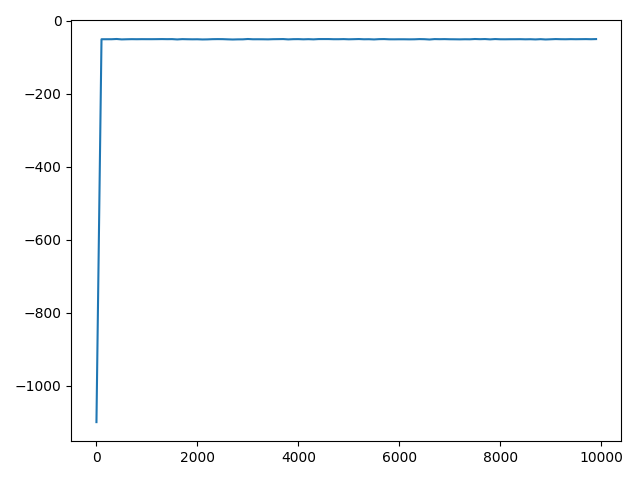

Source code (Python):
import math
import os
import random
import sys
import matplotlib.pyplot as plt
import numpy as np

ROOT = os.path.dirname(__file__)
rewards_list = []


def getInputs():
    filename = "pipe_world.txt"
    path = ROOT + "/" + filename
    if not os.path.exists(path):
        print("Please Enter Correct File name !")
        return
    maze = []
    count = 0
    start_position = []
    with open(path, "r") as f:
        for line in f.readlines():
            line = line.strip()
            # maze.append(list(map(str, line.split(" "))))
            maze.append([])
            temp = 0
            for s in line:
                maze[count].append(s)
                if s == 'S':
                    start_position.append(count)
                    start_position.append(temp)
                temp += 1
            count += 1
    feature_based_Q_Learning(maze, start_position, 0.9, 0.9, 0.9)


def feature_based_Q_Learning(maze, start_position, learning_rate, policy_randomness, future_discount):
    feature_table = np.zeros([len(maze), len(maze[0]), 4, 2])
    initFeatureTable(feature_table, maze)
    weight = [0, 0]
    for episode in range(1, 10001):
        life = True
        cur_position = [start_position[0], start_position[1]]
        if episode % 1000 == 0:
            learning_rate = updateLearnRate(learning_rate, episode)
        if episode % 200 == 0:
            policy_randomness = updatePolicyRandomness(policy_randomness, episode)
        if episode % 100 == 0:
            # evaluate the policy
            evaluate(maze, start_position, feature_table, weight)
        steps = 0
        while life:
            action = -1
            # status = "none"
            # dict = {}
            if np.random.uniform() < policy_randomness:
                action = randomAction(cur_position, feature_table)
                # status = "random"
            else:
                action = predictAction(cur_position, feature_table, weight, maze)
                # status = "predict"
            new_position = getNewPosition(cur_position, action, feature_table)
            reward = getReward(new_position, maze)
            updateWeight(cur_position, new_position, action, feature_table, weight, reward, learning_rate,
                         future_discount)
            if new_position[0] < 0 or new_position[1] < 0:
                print("Opss")
            cur_position = new_position
            steps += 1
            life = isContinue(new_position, maze, steps)
    printMaze(feature_table, start_position, maze, weight)
    showImage()


def showImage():
    x_list = []
    for i in range(len(rewards_list)):
        x_list.append(i * 100)
    plt.figure('Draw')
    plt.plot(x_list, rewards_list)
    plt.draw()
    plt.pause(5)
    plt.show()
    plt.close()


def printMaze(feature_table, start_position, maze, weight):
    path = list(maze)
    for x in range(len(path)):
        for y in range(len(path[x])):
            if path[x][y] == "M":
                continue
            cur_position = [x, y]
            action = predictAction(cur_position, feature_table, weight, maze)
            path[x][y] = itoa(action)
    for x in path:
        for y in x:
            print(y, end="")
        print()


def itoa(action):
    if action == 0:
        return "U"
    elif action == 1:
        return "D"
    elif action == 2:
        return "L"
    elif action == 3:
        return "R"


def evaluate(maze, start_position, feature_table, weight):
    total_rewards = 0
    for episode in range(50):
        life = True
        cur_position = [start_position[0], start_position[1]]
        steps = 0
        rewards = 0
        while life:
            action = predictAction(cur_position, feature_table, weight, maze)
            new_position = getNewPosition(cur_position, action, feature_table)
            reward = getReward(new_position, maze)
            rewards += reward
            cur_position = new_position
            steps += 1
            life = isContinue(new_position, maze, steps)
        total_rewards += rewards
    average_rewards = total_rewards / 50
    rewards_list.append(average_rewards)
    print(average_rewards)


def updateWeight(cur_position, new_position, action, feature_table, weight, reward, learning_rate, future_discount):
    # cannot change feature_lable
    temp_vector = feature_table[cur_position[0]][cur_position[1]][action]
    cur_feature_vector = [temp_vector[0], temp_vector[1]]
    cur_qvalue = cur_feature_vector[0] * weight[0] + cur_feature_vector[1] * weight[1]
    # calculate the max qvalue of new position
    max_qvalue = getMaxQValue(new_position, feature_table, weight)
    val = (reward + future_discount * max_qvalue - cur_qvalue) * learning_rate
    cur_feature_vector[0] *= val
    cur_feature_vector[1] *= val
    weight[0] += cur_feature_vector[0]
    weight[1] += cur_feature_vector[1]


def getMaxQValue(new_position, feature_table, weight):
    qvalue_list = feature_table[new_position[0]][new_position[1]]
    dict = {}
    for i in range(len(qvalue_list)):
        if isNan(qvalue_list[i][0]):
            continue
        dict[i] = qvalue_list[i]
    max_index = 0
    max_qvalue = -sys.maxsize - 1
    # if len(dict) < 4:
    #     print("Opss")
    for key in dict:
        vector = dict[key]
        q_value = vector[0] * weight[0] + vector[1] * weight[1]
        if q_value > max_qvalue:
            max_qvalue = q_value
            max_index = int(key)
    return max_qvalue


def getNewPosition(cur_position, action, feature_table):  # probally have issues
    # Sliper
    new_position = [0, 0]
    new_position[0] = cur_position[0]
    new_position[1] = cur_position[1]
    if action == 0:
        new_position[0] = cur_position[0] - 1
        if predictSlip():
            # Go Down and Up , need to consider left and right border
            if isYBounded(new_position[1], feature_table):
                new_position[1] = cur_position[1] + 1 if cur_position[1] == 0 else cur_position[1] - 1
            else:
                if random.randint(0, 1) == 1:
                    new_position[1] = cur_position[1] + 1
                else:
                    new_position[1] = cur_position[1] - 1
    elif action == 1:
        new_position[0] = cur_position[0] + 1
        if predictSlip():
            # Go Down and Up , need to consider left and right border
            if isYBounded(new_position[1], feature_table):
                new_position[1] = cur_position[1] + 1 if cur_position[1] == 0 else cur_position[1] - 1
            else:
                if random.randint(0, 1) == 1:
                    new_position[1] = cur_position[1] + 1
                else:
                    new_position[1] = cur_position[1] - 1
    elif action == 2:
        # Go left and right, need to consider up and bottom border
        new_position[1] = cur_position[1] - 1
        if predictSlip():
            if isXBounded(new_position[0], feature_table):
                new_position[0] = cur_position[0] + 1 if cur_position[0] == 0 else cur_position[0] - 1
            else:
                if random.randint(0, 1) == 1:
                    new_position[0] = cur_position[0] + 1
                else:
                    new_position[0] = cur_position[0] - 1
    elif action == 3:
        new_position[1] = cur_position[1] + 1
        if predictSlip():
            if isXBounded(new_position[0], feature_table):
                new_position[0] = cur_position[0] + 1 if cur_position[0] == 0 else cur_position[0] - 1
            else:
                if random.randint(0, 1) == 1:
                    new_position[0] = cur_position[0] + 1
                else:
                    new_position[0] = cur_position[0] - 1
    return new_position


def randomAction(cur_position, feature_table):
    x = cur_position[0]
    y = cur_position[1]
    list = []
    for z in range(len(feature_table[x][y])):
        if isNan(feature_table[x][y][z][0]):
            continue
        list.append(z)
    result = random.randint(0, len(list) - 1)
    return list[result]


def predictAction(cur_position, feature_table, weight, maze):
    x = cur_position[0]
    y = cur_position[1]
    dict = {}
    for z in range(len(feature_table[x][y])):
        if isNan(feature_table[x][y][z][0]):
            continue
        dict[z] = feature_table[x][y][z]
    max_action = -1
    max_qvalue = -sys.maxsize - 1
    for key in dict:
        vector = dict[key]
        q_value = vector[0] * weight[0] + vector[1] * weight[1]
        if isNan(q_value):
            print("")
        if q_value > max_qvalue:
            max_qvalue = q_value
            max_action = int(key)
    return max_action


def initFeatureTable(feature_table, maze):
    # init the border
    for x in range(len(feature_table)):
        for y in range(len(feature_table[0])):
            if x == 0:  # in the top
                feature_table[x][y][0] = None
            if x == (len(feature_table) - 1):  # in the bottom
                feature_table[x][y][1] = None
            if y == 0:
                feature_table[x][y][2] = None
            if y == (len(feature_table[0]) - 1):
                feature_table[x][y][3] = None
    # init the feature vector
    md_plus = getMDPlus(maze)
    for x in range(len(feature_table)):  # row
        for y in range(len(feature_table[0])):  # column
            actions = []
            # state in the Mine
            # if y == 0 or y == (len(feature_table[0]) - 1):
            #     continue
            for z in range(len(feature_table[0][0])):  # four actions
                # invalid action
                if isNan(feature_table[x][y][z][0]):
                    continue
                # Append its index(action) rather than value
                actions.append(z)
            for action in actions:
                position = [x, y]
                feature_vector = calculateFeatureVector(position, action, maze, md_plus)
                feature_table[x][y][action][0] = feature_vector[0]
                feature_table[x][y][action][1] = feature_vector[1]


def calculateFeatureVector(position, action, maze, md_plus):
    new_position = [position[0], position[1]]
    goal_position = getGoalPosition(maze)
    move(new_position, action)
    md_moved = calculateManhattanDistance(new_position, goal_position)
    f1 = md_moved / md_plus
    # calculate f2
    f2 = 0
    # consider reverse distance is 0
    left_inverse_distance = 1 / position[1] if position[1] != 0 else 0
    right_inverse_distance = 1 / (len(maze[0]) - 1 - position[1]) if (len(maze[0]) - 1 - position[1]) != 0 else 0
    if action <= 1:
        f2 = min(left_inverse_distance, right_inverse_distance)
    elif action == 2:
        f2 = left_inverse_distance
    elif action == 3:
        f2 = right_inverse_distance
    return [f1, f2]


def move(new_position, action):
    if action == 0:
        new_position[0] = new_position[0] - 1
    elif action == 1:
        new_position[0] = new_position[0] + 1
    elif action == 2:
        new_position[1] = new_position[1] - 1
    elif action == 3:
        new_position[1] = new_position[1] + 1


def getMDPlus(maze):
    goal_position = getGoalPosition(maze)
    left_up = [0, 0]
    right_up = [0, len(maze[0]) - 1]
    left_down = [len(maze) - 1, 0]
    right_down = [len(maze) - 1, len(maze[0]) - 1]
    list = []
    list.append(calculateManhattanDistance(left_up, goal_position))
    list.append(calculateManhattanDistance(left_down, goal_position))
    list.append(calculateManhattanDistance(right_down, goal_position))
    list.append(calculateManhattanDistance(right_up, goal_position))
    return max(list)


def predictSlip():
    slip = random.randint(0, 9)
    if slip < 8:
        return False
    else:
        return True


def getGoalPosition(maze):
    position = [0, 0]
    for x in range(len(maze)):
        for y in range(len(maze[x])):
            if maze[x][y] == "G":
                position[0] = x
                position[1] = y
    return position


def calculateManhattanDistance(position1, position2):
    return abs(position1[0] - position2[0]) + abs(position1[1] - position2[1])


def isNan(val):
    return val is None or math.isnan(val)


def updatePolicyRandomness(policy_randomness, episode):
    return policy_randomness / (episode / 200 + 1)


def updateLearnRate(learning_rate, episode):
    return learning_rate / ((episode / 1000) + 1)


# left right border
def isYBounded(position, feature_table):
    if (position == 0) or (position == (len(feature_table[0]) - 1)):
        return True
    else:
        return False


# up bottom border
def isXBounded(position, feature_table):
    if (position == 0) or (position == (len(feature_table) - 1)):
        return True
    else:
        return False


def getReward(cur_position, maze):
    if maze[cur_position[0]][cur_position[1]] == "M":
        return -100
    elif maze[cur_position[0]][cur_position[1]] == "G":
        return 0
    else:
        return -1


def isContinue(cur_position, maze, steps):
    # Three Conditions
    # into Mine
    # is Alive?
    if maze[cur_position[0]][cur_position[1]] == "M":
        return False
    # is reach the goal?
    elif maze[cur_position[0]][cur_position[1]] == "G":
        # print("Reach The Goal")
        return False
    # is too mant steps?
    elif steps >= (len(maze) * len(maze[0])):
        return False
    else:
        return True


if __name__ == "__main__":
    getInputs()
